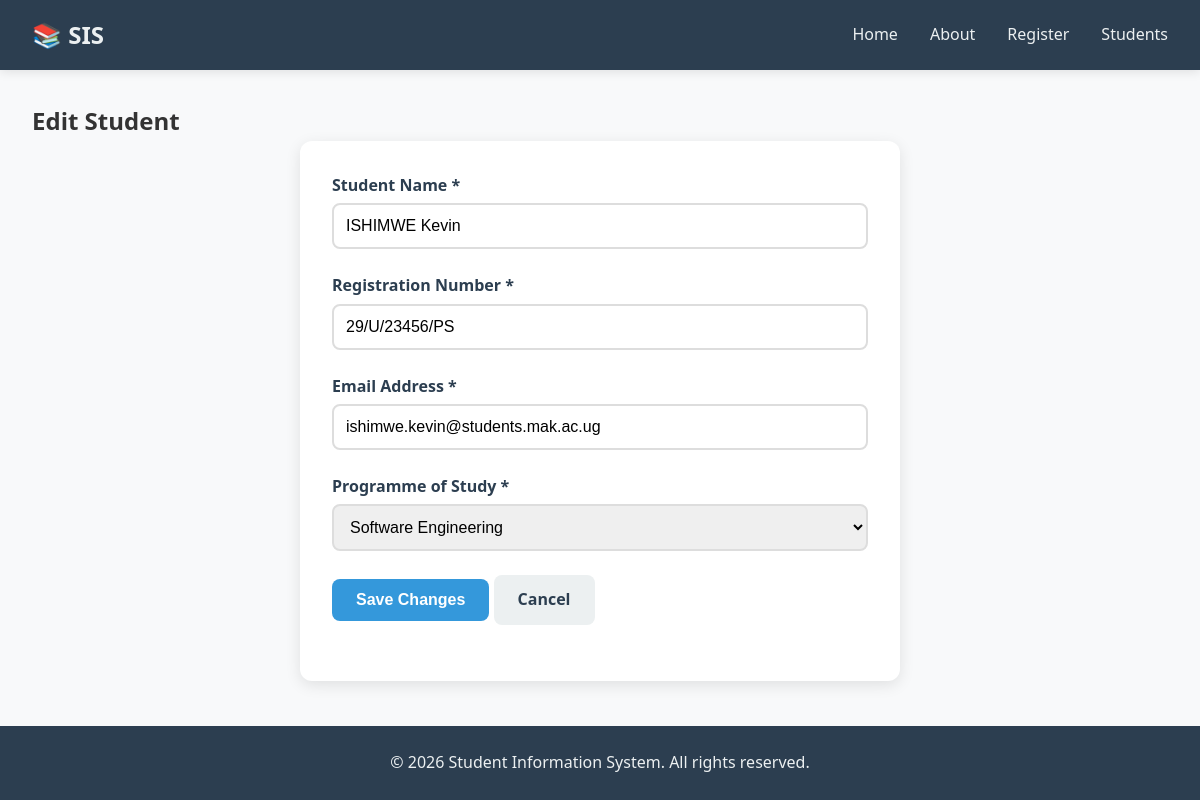
Page /students/3/edit on the committed database.
### models.py (models this page shows, shortened)
class Student(db.Model):
    __tablename__ = 'students'
    id = db.Column(db.Integer, primary_key=True)
    student_name = db.Column(db.String(100), nullable=False)
    registration_number = db.Column(db.String(50), unique=True, nullable=False)
    email = db.Column(db.String(100), unique=True, nullable=False)
    programme = db.Column(db.String(100), nullable=False)
    registration_date = db.Column(db.DateTime, default=datetime.utcnow)
    is_active = db.Column(db.Boolean, default=True)

### app.py (the view, shortened to what this page needs)
@app.route('/students/<int:student_id>/edit', methods=['GET', 'POST'])
def edit_student(student_id):
    student = get_student_by_id(student_id)
    if not student:
        flash('Student not found!', 'error')
        return redirect(url_for('students_list'))
    return render_template('edit_student.html', student=student, form_data=None)

### database.py (called while the page is built)
def get_student_by_id(student_id):
    return db.session.get(Student, student_id)

### templates/edit_student.html (shortened to what this page needs)
{% extends "base.html" %}
{% block content %}
<section class="register-page">
    <h2>Edit Student</h2>
    <div class="form-container">
        <form method="POST"
              action="{{ url_for('edit_student', student_id=student.id) }}"
              class="registration-form">
            <div class="form-group">
                <label for="student_name">Student Name *</label>
                <input type="text" id="student_name" name="student_name"
                       value="{{ form_data.get('student_name', student.student_name) if form_data else student.student_name }}"
                       required>
            </div>
            <div class="form-group">
                <label for="registration_number">Registration Number *</label>
                <input type="text" id="registration_number" name="registration_number"
                       value="{{ form_data.get('registration_number', student.registration_number) if form_data else student.registration_number }}"
                       required>
            </div>
            <div class="form-group">
                <label for="email">Email Address *</label>
                <input type="email" id="email" name="email"
                       value="{{ form_data.get('email', student.email) if form_data else student.email }}"
                       required>
            </div>
            {% set selected_programme = form_data.get('programme', student.programme) if form_data else student.programme %}
            <div class="form-group">
                <label for="programme">Programme of Study *</label>
                <select id="programme" name="programme" required>
                    {% for programme in ['Computer Science', 'Information Technology', 'Software Engineering', 'Data Science'] %}
                        <option value="{{ programme }}" {% if selected_programme == programme %}selected{% endif %}>
                            {{ programme }}
                        </option>
                    {% endfor %}
                </select>
            </div>
            <div class="form-group">
                <button type="submit" class="btn btn-primary">Save Changes</button>
                <a href="{{ url_for('students_list') }}" class="btn btn-secondary">Cancel</a>
            </div>
        </form>
    </div>
</section>
{% endblock %}

### static/style.css (style rules this page uses)
* { margin: 0; padding: 0; box-sizing: border-box; }
body { font-family: 'Segoe UI', Tahoma, Geneva, Verdana, sans-serif; line-height: 1.6; color: #333; background-color: #f8f9fa; min-height: 100vh; display: flex; flex-direction: column; }
.btn { display: inline-block; padding: 0.75rem 1.5rem; border: none; border-radius: 8px; font-size: 1rem; font-weight: 600; cursor: pointer; text-decoration: none; transition: background-color 0.3s ease, transform 0.2s ease; }
.btn-primary { background-color: #3498db; color: white; }
.btn-secondary { background-color: #ecf0f1; color: #2c3e50; }
.form-container { background: white; padding: 2rem; border-radius: 12px; box-shadow: 0 4px 15px rgba(0, 0, 0, 0.1); max-width: 600px; margin: 0 auto; }
.registration-form .form-group { margin-bottom: 1.5rem; }
.registration-form label { display: block; font-weight: 600; margin-bottom: 0.3rem; color: #2c3e50; }
.registration-form input, .registration-form select { width: 100%; padding: 0.75rem; border: 2px solid #ddd; border-radius: 8px; font-size: 1rem; transition: border-color 0.3s ease; }

### rows in the picture
Student: student_name "ISHIMWE Kevin", registration_number "29/U/23456/PS", email "ishimwe.kevin@students.mak.ac.ug", programme "Software Engineering"
